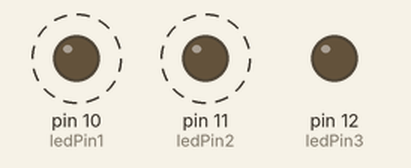
Recording of a sketch running on a simulated Arduino Uno, built with avr-gcc and run on an emulated ATmega328P. Shown: output pins drawn as LEDs (lit = HIGH). Dashed ring = blinking.

Above: at 0.45 s.
Timing chart, 0 to 3.0 s (numbered marks = the images above):
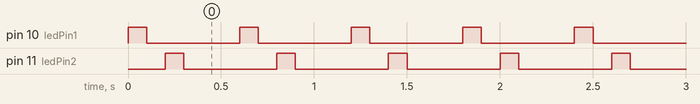

The sketch:

6475ed925343d8e65564f78279580822.ino
```cpp
int ledPin1 = 10; // LED conectado ao pino digital 10
int ledPin2 = 11; // LED conectado ao pino digital 11
int ledPin3 = 12;
// O método setup() roda uma vez, quando o programa inicia
void setup() {
  pinMode(ledPin1, OUTPUT);  // Inicializa o pino digital como uma saída
  pinMode(ledPin2, OUTPUT); // Inicializa o pino digital como uma saída
  pinMode(ledPin3, OUTPUT);
}

// O método loop() roda repetidamente, enquanto houver alimentação na placa
void loop() {
  digitalWrite(ledPin1, HIGH);  // acende o LED conectado ao pino digital 10
  // neste instante somente o ledPin1 está aceso
  delay(100);                  // espera por um segundo
  digitalWrite(ledPin1, LOW);   // apaga o LED conectado ao pino digital 10
  // neste instante os dois leds estão apagados
  delay(100);                  // espera por um segundo
  digitalWrite(ledPin2, HIGH);  // acende o LED conectado ao pino digital 11
  // neste instante somente o ledPin2 está aceso
  delay(100);                  // espera por um segundo
  digitalWrite(ledPin2, LOW);   // apaga o LED conectado ao pino digital 11
  // neste instante os dois leds estão apagados
  delay(100);                  // espera por um segundo
   digitalWrite(ledPin3, LOW);  // acende o LED conectado ao pino digital 11
  // neste instante somente o ledPin2 está aceso
  delay(100);                  // espera por um segundo
  digitalWrite(ledPin3, LOW);   // apaga o LED conectado ao pino digital 11
  // neste instante os dois leds estão apagados
  delay(100);
}
```

Measured:
- by itself, pin 10 (ledPin1), pin 11 (ledPin2): alternates HIGH for 0.10 s and LOW for 0.50 s
- by itself, everything shown: repeats every 0.60 s, in 4 steps
